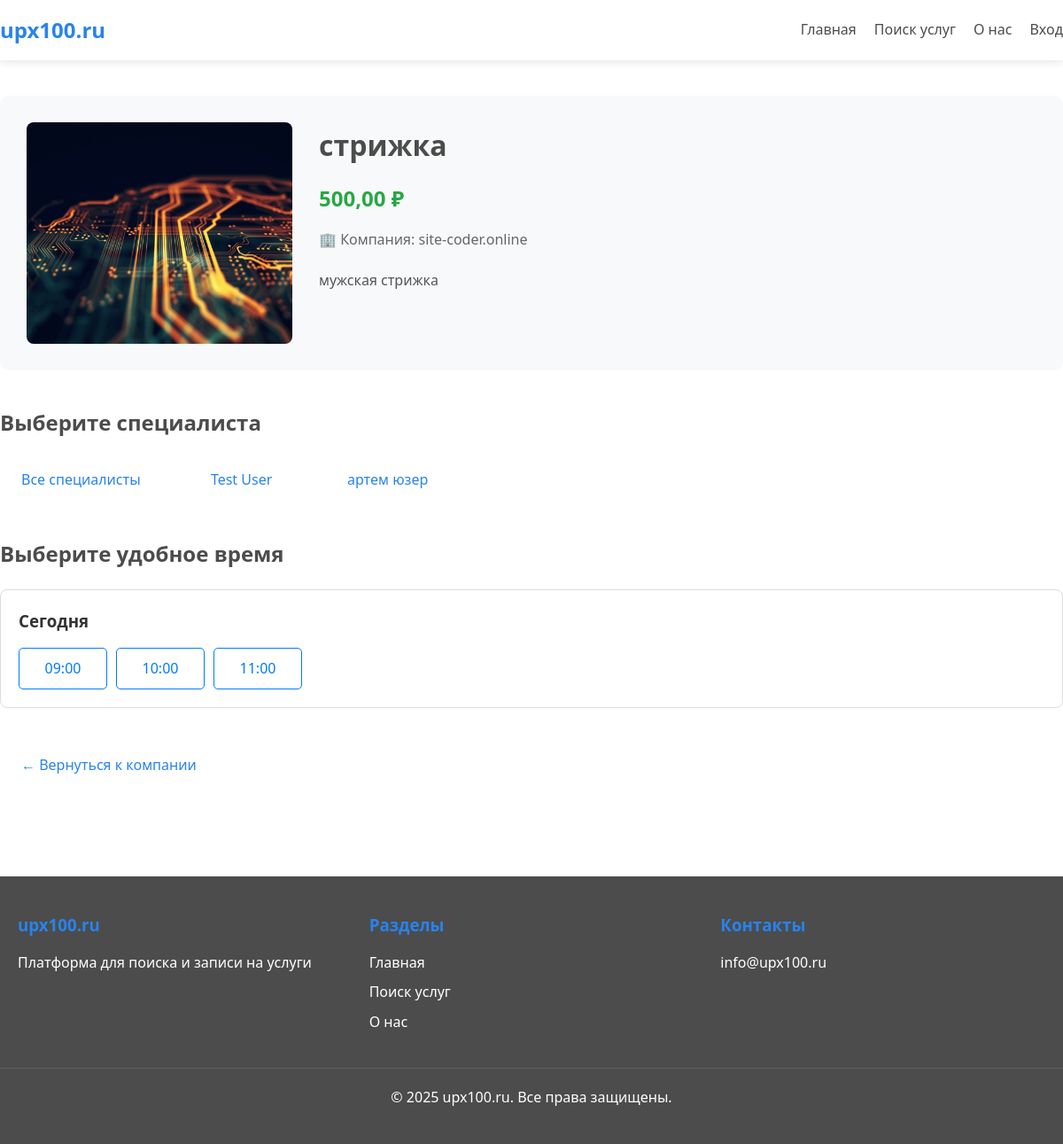
Before: /client/service/2/ with the older database file.
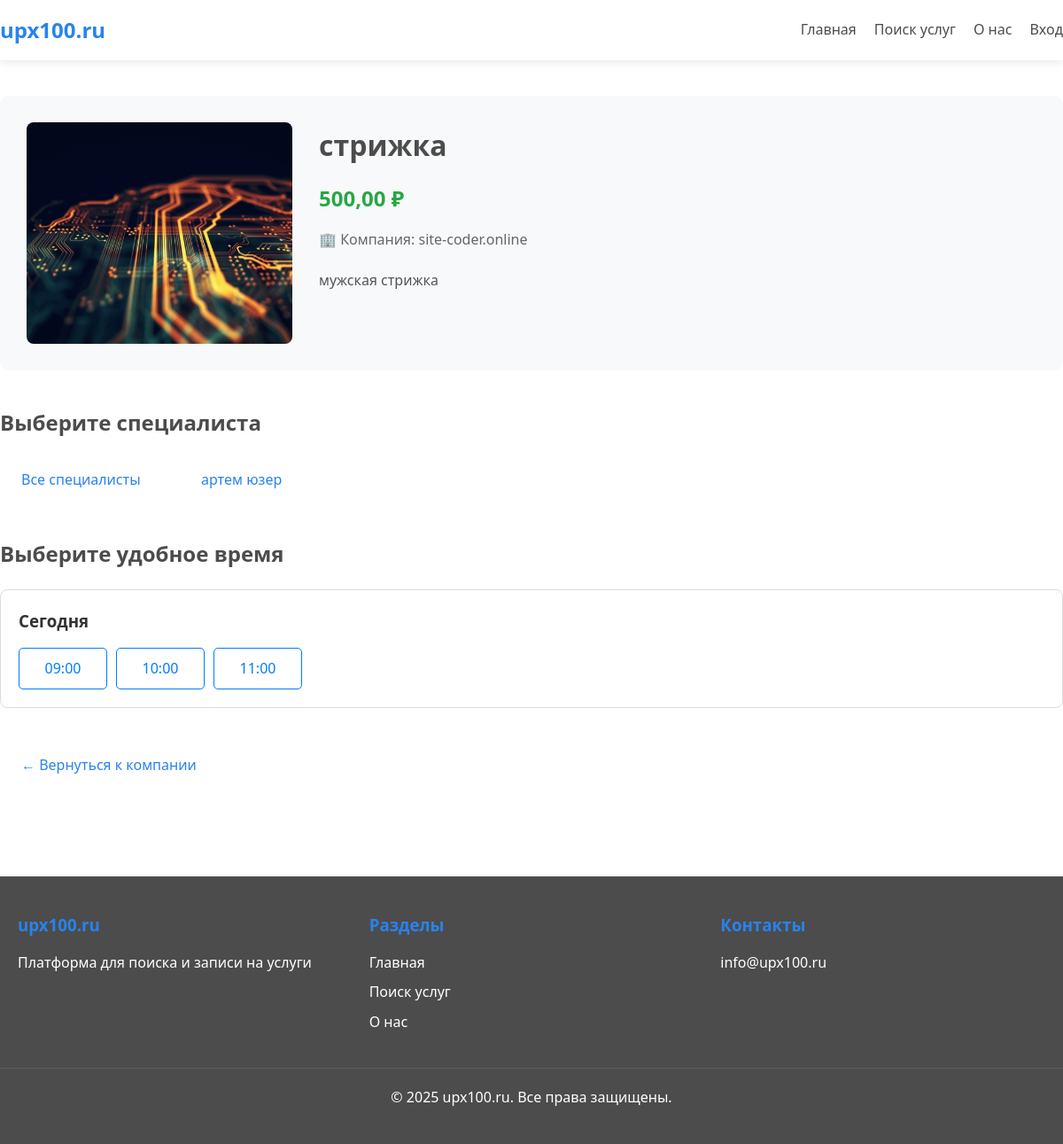
After: the same page with the newer database file.
### business/models.py (models this page shows, shortened)
class Employee(models.Model):
    company = models.ForeignKey(Company, on_delete=models.CASCADE, related_name='employees', verbose_name="Компания")
    user = models.OneToOneField(settings.AUTH_USER_MODEL, on_delete=models.CASCADE, related_name='employee_profile')
    position = models.CharField(max_length=100, blank=True, verbose_name="Должность")
    phone = models.CharField(max_length=20, blank=True, verbose_name="Телефон")
    is_active = models.BooleanField(default=True, verbose_name="Активен")
    created_at = models.DateTimeField(auto_now_add=True)
    class Meta:
        verbose_name = "Сотрудник"
        verbose_name_plural = "Сотрудники"
        unique_together = ['company', 'user']
    @property
    def name(self):
        return self.user.get_full_name() or self.user.email

class ServiceTimeSlot(models.Model):
    service = models.ForeignKey(Service, on_delete=models.CASCADE, related_name='time_slots', verbose_name="Услуга")
    employee = models.ForeignKey(Employee, on_delete=models.CASCADE, related_name='time_slots', verbose_name="Сотрудник", null=True)
    date = models.DateField(verbose_name="Дата")
    start_time = models.TimeField(verbose_name="Время начала")
    end_time = models.TimeField(verbose_name="Время окончания")
    is_booked = models.BooleanField(default=False, verbose_name="Забронировано")
    booking = models.ForeignKey('Booking', on_delete=models.SET_NULL, null=True, blank=True,
                                 related_name='time_slots', verbose_name="Бронирование")
    created_at = models.DateTimeField(auto_now_add=True)
    class Meta:
        verbose_name = "Временной слот"
        verbose_name_plural = "Временные слоты"
        unique_together = ['service', 'employee', 'date', 'start_time']
        ordering = ['date', 'start_time']

### accounts/models.py (models this page shows, shortened)
class User(AbstractBaseUser, PermissionsMixin):
    ROLE_CHOICES = (
        ('admin', 'Администратор'),
        ('entrepreneur', 'Предприниматель'),
        ('employee', 'Сотрудник'),
    )
    email = models.EmailField('Email', unique=True)
    first_name = models.CharField('Имя', max_length=30, blank=True)
    last_name = models.CharField('Фамилия', max_length=30, blank=True)
    phone = models.CharField('Телефон', max_length=20, blank=True)
    role = models.CharField('Роль', max_length=20, choices=ROLE_CHOICES, default='entrepreneur')
    is_staff = models.BooleanField('Статус сотрудника', default=False) # Доступ в стандартную админку (если нужно)
    is_active = models.BooleanField('Активен', default=True) # Бан/разбан
    date_joined = models.DateTimeField('Дата регистрации', default=timezone.now)
    company_name = models.CharField('Название компании', max_length=100, blank=True)
    company_description = models.TextField('Описание компании', blank=True)
    company_address = models.CharField('Адрес', max_length=255, blank=True)
    latitude = models.DecimalField('Широта', max_digits=9, decimal_places=6, null=True, blank=True)
    longitude = models.DecimalField('Долгота', max_digits=9, decimal_places=6, null=True, blank=True)
    logo = models.ImageField('Логотип', upload_to='company_logos/', blank=True, null=True)
    is_verified = models.BooleanField('Компания проверена', default=False)
    objects = UserManager()
    USERNAME_FIELD = 'email'
    REQUIRED_FIELDS = []
    class Meta:
        verbose_name = 'Пользователь / Компания'
        verbose_name_plural = 'Пользователи / Компании'
    def get_full_name(self):
        return f"{self.first_name} {self.last_name}".strip() or self.email

### client/views.py (the view)
# urls.py: path('service/<int:service_id>/', views.service_detail_view, name='service_detail'),
def service_detail_view(request, service_id):
    service = get_object_or_404(Service, pk=service_id, status='active', company__owner__is_verified=True)
    employees = service.employees.filter(is_active=True).prefetch_related('user')
    employee_id = request.GET.get('employee_id')
    selected_employee = None
    if employee_id:
        try:
            selected_employee = employees.get(pk=employee_id)
        except Employee.DoesNotExist:
            pass
    today = timezone.now().date()
    end_date = today + timedelta(days=14)
    now = timezone.now()
    time_slots_qs = ServiceTimeSlot.objects.filter(
        service=service,
        date__range=(today, end_date),
        is_booked=False
    ).select_related('employee').order_by('date', 'start_time')
    if selected_employee:
        time_slots_qs = time_slots_qs.filter(employee=selected_employee)
    filtered_slots = []
    for slot in time_slots_qs:
        slot_datetime = timezone.make_aware(timezone.datetime.combine(slot.date, slot.start_time))
        if slot_datetime > now:
            filtered_slots.append(slot)
    slots_by_date = {}
    for slot in filtered_slots:
        date_str = slot.date.strftime('%Y-%m-%d')
        if date_str not in slots_by_date:
            slots_by_date[date_str] = []
        slots_by_date[date_str].append(slot)
    today_str = today.strftime('%Y-%m-%d')
    tomorrow_str = (today + timedelta(days=1)).strftime('%Y-%m-%d')
    context = {
        'service': service,
        'employees': employees,
        'selected_employee': selected_employee,
        'slots_by_date': slots_by_date,
        'today_str': today_str,
        'tomorrow_str': tomorrow_str,
    }
    return render(request, 'client/service_detail.html', context)

### templates/client/service_detail.html (shortened to what this page needs)
{% extends 'base.html' %}
{% block content %}
<div class="container" style="padding: 40px 0;">
    <div style="margin-bottom: 40px; padding: 30px; background: #f8f9fa; border-radius: 10px;">
        <div style="display: flex; gap: 30px; flex-wrap: wrap;">
            {% if service.photo %}
                <img src="{{ service.photo.url }}" alt="{{ service.name }}" style="width: 300px; height: 250px; object-fit: cover; border-radius: 8px;">
            {% endif %}
            <div style="flex: 1; min-width: 250px;">
                <h1>{{ service.name }}</h1>
                <p style="font-size: 24px; font-weight: bold; color: #28a745; margin: 15px 0;">{{ service.price }} ₽</p>
                <p style="color: #666;">🏢 Компания: {{ service.company.name }}</p>
                {% if service.description %}
                    <p style="color: #555; line-height: 1.6; margin-top: 20px;">{{ service.description }}</p>
                {% endif %}
            </div>
        </div>
    </div>
    {% if employees %}
    <h2 style="margin-bottom: 20px;">Выберите специалиста</h2>
    <div style="display: flex; flex-wrap: wrap; gap: 15px; margin-bottom: 40px;">
        <a href="{% url 'client:service_detail' service.pk %}"
           class="btn {% if not selected_employee %}btn--primary{% else %}btn--outline{% endif %}"
           style="min-width: 150px; text-align: center;">
            Все специалисты
        </a>
        {% for employee in employees %}
            <a href="{% url 'client:service_detail' service.pk %}?employee_id={{ employee.pk }}"
               class="btn {% if selected_employee == employee %}btn--primary{% else %}btn--outline{% endif %}"
               style="min-width: 150px; text-align: center;">
                {{ employee.name|truncatechars:20 }}
            </a>
        {% endfor %}
    </div>
    {% endif %}
    <h2 style="margin-bottom: 20px;">
        Выберите удобное время
    </h2>
    {% if slots_by_date %}
        <div style="display: grid; gap: 20px;">
            {% for date_str, slots in slots_by_date.items %}
                <div style="border: 1px solid #ddd; border-radius: 8px; padding: 20px;">
                    <h3 style="margin-bottom: 15px; color: #333;">
                        {% if date_str == today_str %}Сегодня{% elif date_str == tomorrow_str %}Завтра{% else %}{{ date_str|date:"d.m.Y" }}{% endif %}
                    </h3>
                    <div style="display: flex; flex-wrap: wrap; gap: 10px;">
                        {% for slot in slots %}
                            <a href="{% url 'client:booking_create' service.pk %}?slot_id={{ slot.pk }}"
                               class="btn btn--outline"
                               style="min-width: 100px; text-align: center;"
                               onmouseover="this.style.background='#007bff'; this.style.color='white'"
                               onmouseout="this.style.background=''; this.style.color=''">
                                {{ slot.start_time|date:"H:i" }}
                            </a>
                        {% endfor %}
                    </div>
                </div>
            {% endfor %}
        </div>
    {% endif %}
    <div style="margin-top: 40px;">
        <a href="{% url 'client:company_detail' service.company.pk %}" class="btn btn--outline">← Вернуться к компании</a>
    </div>
</div>
{% endblock %}

Changed rows visible on the page:
removed Employee: name "Test User"
